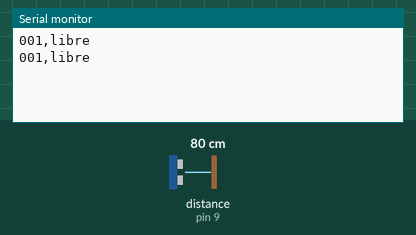
Simulated run of this sketch. Board: Arduino Uno, built with avr-gcc and run on an emulated ATmega328P. Parts: the last lines printed to the serial monitor. Wiring (inferred from the names in the program): ultrasonic range finder: trigger pin 10; echo pin 9. The inputs (shaded band) are chosen by the test bench; at power-on: distance to the obstacle (sensor on pin 9) 80 cm. The echo pulse lasts 58.3 µs per cm.

Above: at 5.8 s.
5.9 s: distance to the obstacle (sensor on pin 9) set to 12 cm
At 11.2 s:
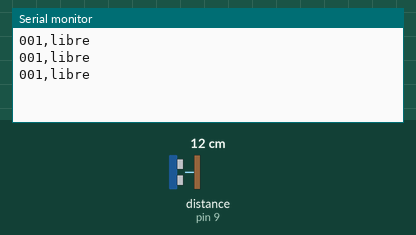
11.9 s: distance to the obstacle (sensor on pin 9) set to 9 cm
At 16.3 s:
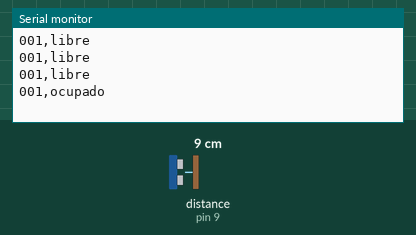

The sketch:

sketch_SENSOR_FINAL.ino
```cpp
int TRIG = 10;
int ECO = 9;
int duration = 0;
int distance = 0;
int numSensor = 1;

void setup() {
  // put your setup code here, to run once:
  pinMode(TRIG, OUTPUT);
  pinMode(ECO, INPUT);
  Serial.begin(9600);
}

void loop() {
  // put your main code here, to run repeatedly:
  digitalWrite(TRIG, HIGH);
  delay(1);
  digitalWrite(TRIG, LOW);
  duration = pulseIn(ECO, HIGH);
  distance = duration / 58.2;//valor especificado por el fabricante

  if(distance<10){
    Serial.println("001,ocupado");
  }else{
    Serial.println("001,libre");
  }

  //Serial.println(distance);
  delay(5000);//espero 5 segundos
}
```

Measured:
- the behaviour switches between 11 and 10 cm on distance to the obstacle (sensor on pin 9) (found by bisection; images 1 and 2)
- after the input at 11.9 s, the serial monitor: prints a new line after 3.1 s (image 2)
